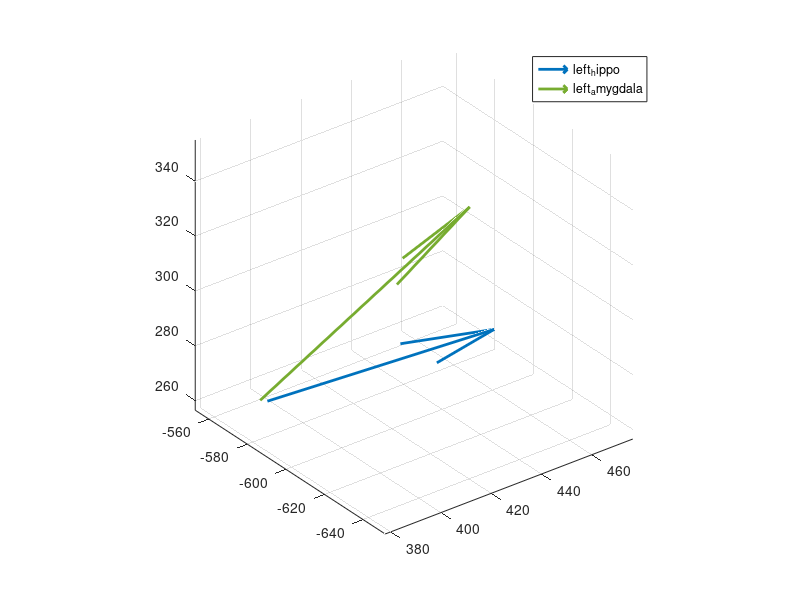

Reproduce this figure in MATLAB.
clc; clear
left_hippo = [
                                                    0.95374596118927...
                                                    -0.15610302984714509...
                                                    0.25690558552742007...
                                                    18.631818771362306;
                                                    -0.15610302984714509...
                                                    0.47316688299179079...
                                                    0.8670322895050049...
                                                    -16.70216178894043;
                                                    -0.25690558552742007...
                                                    -0.8670322895050049...
                                                    0.4269128441810608...
                                                    -16.109909057617189;
                                                    0.0...
                                                    0.0...
                                                    0.0...
                                                    1.0
                                                ];
left_amygdala = [
                                                    -0.08761823177337647...
                                                    -0.15086296200752259...
                                                    0.9846641421318054...
                                                    14.218682289123536;
                                                    -0.15086296200752259...
                                                    0.9790738821029663...
                                                    0.13658224046230317...
                                                    -14.457051277160645;
                                                    -0.9846641421318054...
                                                    -0.13658224046230317...
                                                    -0.10854434967041016...
                                                    -9.672499656677246;
                                                    0.0...
                                                    0.0...
                                                    0.0...
                                                    1.0
                                                ];

figure;
hold on;
% quiver3(left_hippo(1,4), left_hippo(2,4), left_hippo(3,4), left_hippo(1,2)*100, left_hippo(2,2)*100, left_hippo(3,2)*100, 0, 'LineWidth', 2, 'DisplayName',"left\_hippo");
% quiver3(left_amygdala(1,4), left_amygdala(2,4), left_amygdala(3,4), left_amygdala(1,2)*100, left_amygdala(2,2)*100, left_amygdala(3,2)*100, 0, 'LineWidth', 2, 'DisplayName',"left\_amygdala");
quiver3(377.8176, -590.4022, 276.9358, 0.9852*100, 0.1073*100, -0.1333*100 , 0, 'LineWidth', 2, 'DisplayName',"left\_hippo" )
quiver3(380.1911, -583.5496, 273.2800, 0.4810*100, -0.4597*100, 0.7466*100, 0, 'LineWidth', 2, 'DisplayName',"left\_amygdala")
view(3)
axis equal

grid on
legend

